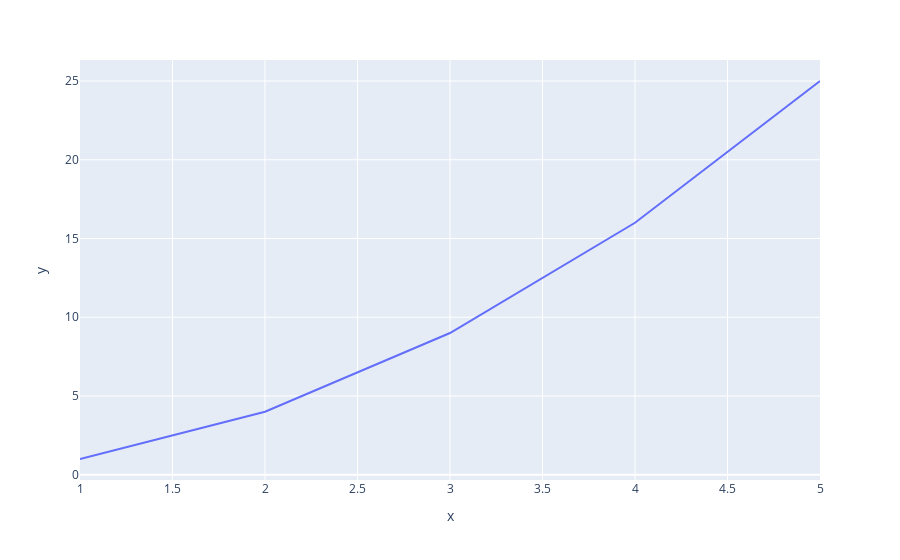

Here is the notebook cell this chart was saved with:
### Markdown cell above
## 4.Plotly

### Code cell
import plotly.express as px #확장성이 더 좋다

x_ = np.array([1,2,3,4,5])
y_ = x**2

fig = px.line(x = x_,y = y_)
fig.show()

### Figure 1 — Plotly figure (JSON) as saved in the notebook; plotly's stock layout.template omitted (floating-point values rounded to 4 significant figures)
{"data": [{"hovertemplate": "x=%{x}<br>y=%{y}<extra></extra>", "legendgroup": "", "line": {"color": "#636efa", "dash": "solid"}, "marker": {"symbol": "circle"}, "mode": "lines", "name": "", "orientation": "v", "showlegend": false, "type": "scatter", "x": [1, 2, 3, 4, 5], "xaxis": "x", "y": [1, 4, 9, 16, 25], "yaxis": "y"}], "layout": {"legend": {"tracegroupgap": 0}, "margin": {"t": 60}, "xaxis": {"anchor": "y", "domain": [0, 1], "title": {"text": "x"}}, "yaxis": {"anchor": "x", "domain": [0, 1], "title": {"text": "y"}}}}
